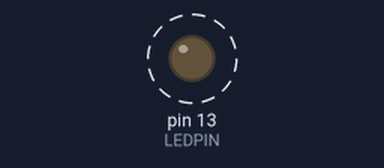
The sketch below on a simulated Arduino Uno, built with avr-gcc and run on an emulated ATmega328P. Shown: output pins drawn as LEDs (lit = HIGH). Dashed ring = blinking.

Above: at 0.5 s.
Timing chart, 0 to 4.6 s (numbered marks = the images above):
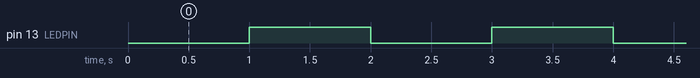

The sketch:

interrupt.ino
```cpp
//This program is desinged to only test the interrupt functions of the Arduino
//It only blinks a light

#include <avr/io.h>
#include <avr/interrupt.h>
#include "TimerOne.h"

#define LEDPIN 13

//global variable to switch the pin
bool switcheroo = HIGH;

void switchPin(){

	digitalWrite(LEDPIN,switcheroo);
	switcheroo = !switcheroo;

}

void setup(){

	pinMode(LEDPIN, OUTPUT);
	//setup the timer and interrupts
	Serial.begin(115200);
	Timer1.initialize(1000000); //Call interrupt every 1000ms
	Timer1.attachInterrupt(switchPin);


//	//initialization blinking
//	for(int i = 0; i<1000; i++){
//		digitalWrite(LEDPIN,switcheroo);
//		switcheroo = !switcheroo;
//		delay(100);
//	}

	//other way to change the pin output value
//	DDRB = B10000000;
//	PORTB = B11111111;

	//// initialize Timer1
	//cli();             // disable global interrupts
	//TCCR1A = 0;        // set entire TCCR1A register to 0
	//TCCR1B = 0;

	// enable Timer1 overflow interrupt:
	//TIMSK1 = (1 << TOIE1);
	// Set CS10 bit so timer runs at clock speed:
	//TCCR1B |= (1 << CS10);
	// enable global interrupts:
	//sei();


}

void loop(){}
```

Measured:
- by itself, pin 13 (LEDPIN): alternates HIGH for 1.0 s and LOW for 1.0 s
